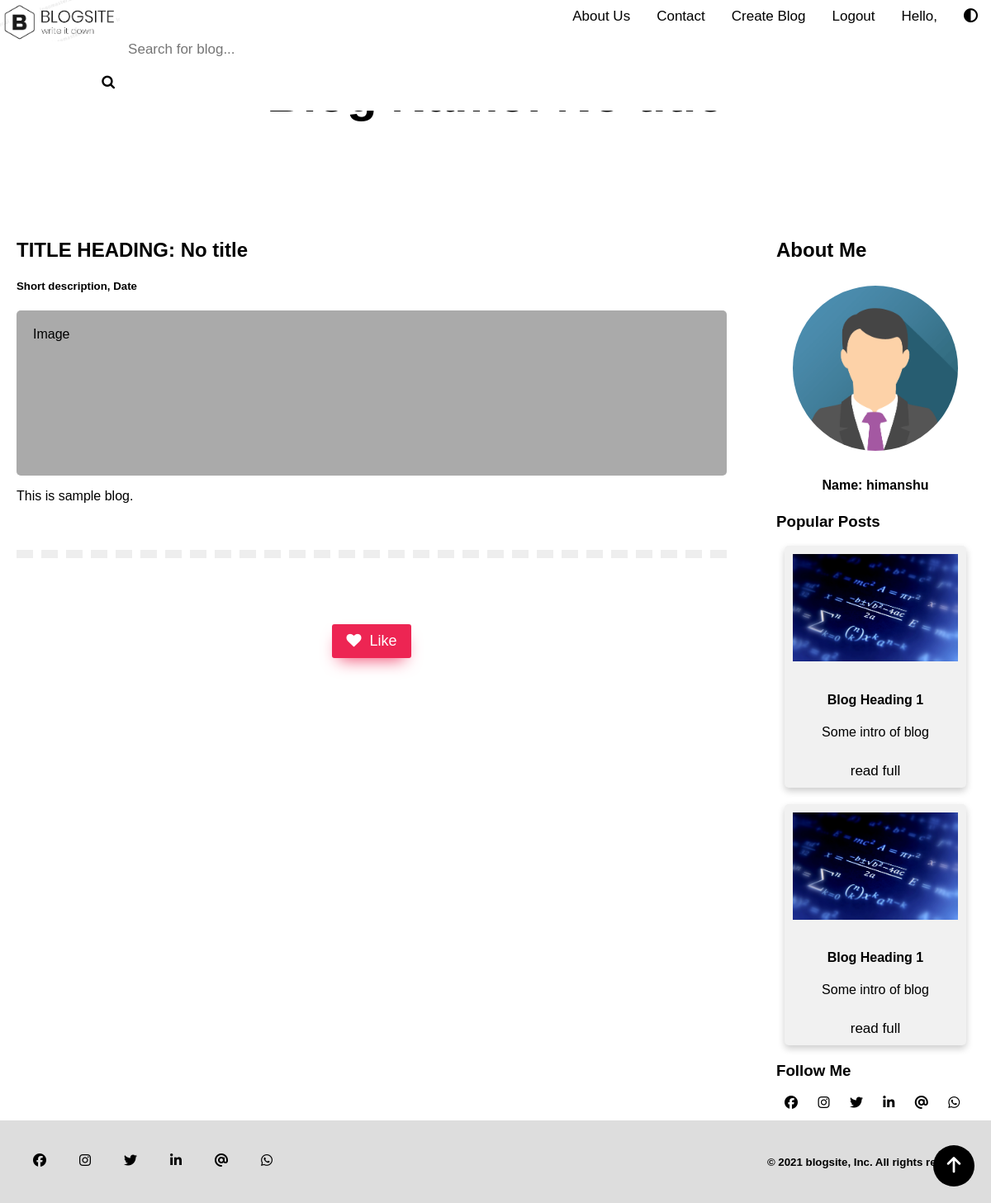
The page /myblogs/no-title (signed in) on the database its author committed.
### homepage/models.py (models this page shows, shortened)
class BlogPost(models.Model):
    opt = [
        ("Technology", "Technology"),
        ('Mathematics', "Mathematics"),
        ("Social Media", "Social Media")
    ]
    author = models.ForeignKey(User, default=None, on_delete=models.CASCADE)
    title = models.CharField(max_length=100)
    editor = RichTextField()
    topic = models.CharField(choices=opt, max_length=25, null=True)
    time = models.DateField(auto_now_add=True)
    slug = models.CharField(max_length=130, null=True, blank=True)
    liked = models.ManyToManyField(User, related_name='liked')

### homepage/views.py (the view)
# urls.py: path('myblogs/<slug:slug>', views.blogDetail, name='detail'),
def blogDetail(request, slug):
    blog = BlogPost.objects.filter(author=request.user.id, slug=slug)
    return render(request, "blog.html", {"blog": blog })

### templates/blog.html (shortened to what this page needs)
{% load static %}
<!DOCTYPE html>
<html lang="en">
	<head>
		<link rel="stylesheet" type="text/css" href="{% static 'styles/blog_style.css' %}">
    <link rel="stylesheet" href="https://cdnjs.cloudflare.com/ajax/libs/font-awesome/4.7.0/css/font-awesome.min.css">
	</head>
	<body onload="loadingfunction()">
		<div class="navbar" id="myTopnav">
      <a href="/" class="logo"><img src="{% static 'images/logo1.png' %}" style="width: 100%"></a>
			<button onclick="myFunction()"><i class="fas fa-adjust"></i></button>
          {% if user.is_authenticated %}
          <a href="user/profile">Hello, {{ user.first_name }}</a>
          <a href="user/logout">Logout</a>
          {% else %}
  		<a href="user/login">Sign In/Up</a>
          {% endif %}
          {% if user..is_authenticated %}
          <a href="/create">Create Blog</a>
          {% else %}
      <a href="user/login">Create Blog</a>
          {% endif %}
      <a href="/contact">Contact</a>
  		<a href="/about">About Us</a>
      <form class="example" action="#">
        <input type="text" placeholder="Search for blog..." name="query" id="query">
        <button type="submit"><i class="fa fa-search"></i></button>
      </form>
		</div>
    {% for bl in blog %}
		<div class="header">
      <h2>Blog Name: {{ bl.title }}</h2>
    </div>
    {% endfor %}
    <div class="row">
      <div class="leftcolumn">
          {% block content %}
          {% for bl in blog %}
        <div class="card">
          <h2>TITLE HEADING: {{ bl.title }}</h2>
          <h5>Short description, Date</h5>
          <div class="fakeimg" style="height:200px;">Image</div>
          <p>{{ bl.editor | safe }}</p>
            <form method="post" action="{% url 'posts:like-post' %}">
          <div class="like-content">
            <button class="btn-secondary like-review" type="submit" name="post_id" value="{{ bl.id }}">
              <i class="fa fa-heart" aria-hidden="true"></i> Like
            </button>
          </div>
                 </form>
        </div>
      </div>
        {% endfor %}
        {% endblock %}
      <div class="rightcolumn">
        {% for bl in blog %}
        <div class="card">
          <h2>About Me</h2>
          <div class="column2 ">
            <div class="card2">
              <img src="{% static 'images/img_avatar.png' %}" alt="Avatar" >
              <div class="container">
                <h4><b>Name: {{ bl.author }}</b></h4>
              </div>
            </div>
          </div>
          {% endfor %}
        </div>
        <div class="card">
          <h3>Popular Posts</h3>
              <div class="column3">
                <div class="card3">
                  <img src="{% static 'images/2.jpg' %}" alt="Avatar" style="width:100%">
                  <div class="container3">
                    <h4><b>Blog Heading 1</b></h4>
                    <p>Some intro of blog</p>
                  </div>
                    <a href="blog.html">read full</a>
                </div>
              </div>
              <div class="column3">
                <div class="card3">
                  <img src="{% static 'images/2.jpg' %}" alt="Avatar" style="width:100%">
                  <div class="container3">
                    <h4><b>Blog Heading 1</b></h4>
                    <p>Some intro of blog</p>
                  </div>
                    <a href="blog.html">read full</a>
                </div>
              </div>
        </div>
        <div class="card">
          <h3>Follow Me</h3>
          <a href="#"><i class="fab fa-facebook"></i></a>
          <a href="#"><i class="fab fa-instagram"></i></a>
          <a href="#"><i class="fab fa-twitter"></i></a>
          <a href="#"><i class="fab fa-linkedin-in"></i></a>
          <a href="#"><i class="fas fa-at"></i></a>
          <a href="#"><i class="fab fa-whatsapp"></i></a>
        </div>
      </div>
    </div>
		<div class="footer" >
      <a href="#"><i class="fab fa-facebook"></i></a>
      <a href="#"><i class="fab fa-instagram"></i></a>
      <a href="#"><i class="fab fa-twitter"></i></a>
      <a href="#"><i class="fab fa-linkedin-in"></i></a>
      <a href="#"><i class="fas fa-at"></i></a>
      <a href="#"><i class="fab fa-whatsapp"></i></a>
  		<h5>&copy; <script>document.write(new Date().getFullYear())</script> blogsite, Inc. All rights reserved.</h5>
		</div>
    <a class="gotopbtn" href="#"> <i class="fas fa-arrow-up"></i> </a>
	</body>
</html>

### static/styles/blog_style.css (style rules this page uses)
* { box-sizing: border-box; }
body { font-family: Arial; background: white; margin: 0; position: relative; padding-bottom: 91.78px; min-height: 100vh; }
.navbar { overflow: hidden; background-color:white; position: fixed; top: 0; width: 100%; z-index: 50; }
.navbar button { float: right; display: block; color: black; text-align: center; padding: 10px 16px; text-decoration: none; font-size: 17px; border: 0 transparent; background-color: transparent; border-radius: 5px; }
.navbar a { float: right; display: block; color: black; text-align: center; padding: 10px 16px; text-decoration: none; font-size: 17px; border-radius: 5px; }
.navbar .logo { float: left; padding: 0; border: 0; border-radius: 5px; }
.navbar .logo img { width: 100%; height: 50PX; }
form.example { margin:auto; max-width:25vw; }
form.example input[type=text] { padding: 10px; font-size: 17px; border: 1px transparent; border-bottom: 1px black; float: left; width: 80%; background: white; }
form.example button { float: left; width: 20%; padding: 10px; background: white; color: black; font-size: 17px; border: 1px transparent; border-left: none; cursor: pointer; border-radius: 5px; }
form.example::after { content: ""; clear: both; display: table; }
@media screen and (max-width: 1270px) { .navbar .example { float: none; display: block; text-align: left; width: 100%; margin: 0; padding: 14px; max-width: 100% } }
@media screen and (max-width: 1270px) { .navbar input[type=text] { border: 1px solid #ccc; } }
.gotopbtn { position: fixed; width: 50px; height: 50px; background: black; bottom: 20px; right: 20px; border-radius: 50%; text-decoration: none; text-align: center; line-height: 50px; color: white; font-size: 22px; }
html { scroll-behavior: smooth; }
.header { padding: 30px; font-size: 40px; text-align: center; background: white; }
.row:after { content: ""; display: table; clear: both; }
.leftcolumn { float: left; width: 75%; }
.rightcolumn { float: left; width: 25%; padding-left: 20px; }
.fakeimg { background-color: #aaa; width: 100%; padding: 20px; border-radius: 5px; }
.card { background-color: white; padding: 20px; margin-top: 20px; }
.card a { padding: 10px; color: black; }
.column2 { float: left; padding: 0 10px; }
.column2 { width: 100%; display: block; }
.card2 { box-shadow: 0 4px 8px 0 rgba(0, 0, 0, 0.2); text-align: center; background-color: #f1f1f1; border-radius: 5px; }
.card2 img { float: left; padding: 10px; border-radius: 50%; width: 100%; }
.container { float: left; width: 100%; padding: 2px 16px; overflow: hidden; }
.column3 { float: left; width: 100%; padding: 0 10px; margin-bottom: 20px; }
.card3 { box-shadow: 0 4px 8px 0 rgba(0, 0, 0, 0.2); text-align: center; background-color: #f1f1f1; border-radius: 5px; }
.card3 a { width: 100%; display: block; color: black; text-align: center; padding: 10px 16px; text-decoration: none; font-size: 17px; border-radius: 10px; }
.card3 img { padding: 10px; }
.container3 { padding: 2px 16px; }
.like-content { display: inline-block; width: 100%; margin: 40px 0 0; padding: 40px 0 0; font-size: 18px; border-top: 10px dashed #eee; text-align: center; }
.like-content .btn-secondary { display: block; margin: 40px auto 0px; text-align: center; background: #ed2553; border-radius: 3px; box-shadow: 0 10px 20px -8px rgb(240, 75, 113); padding: 10px 17px; font-size: 18px; cursor: pointer; border: none; outline: none; color: #ffffff; text-decoration: none; -webkit-transition: 0.3s ease; transition: 0.3s ease; }
.like-content .btn-secondary .fa { margin-right: 5px; }
.footer { padding: 20px; text-align: right; background: #ddd; position: absolute; bottom: 0; width: 100%; }
.footer a { float:left; padding: 20px; color: black; }

### rows shown on the page
BlogPost: title "No title", editor "This is sample blog.", {{ bl.id }} 1 (drawn), author "himanshu"
